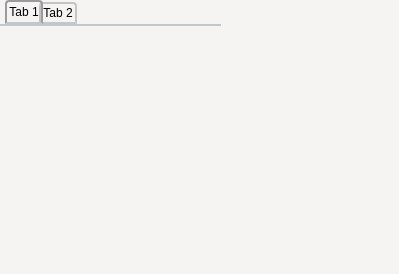
<ui version="4.0" >
 <class>MsgWindow</class>
 <widget class="QMainWindow" name="MsgWindow" >
  <property name="geometry" >
   <rect>
    <x>0</x>
    <y>0</y>
    <width>399</width>
    <height>274</height>
   </rect>
  </property>
  <property name="minimumSize" >
   <size>
    <width>399</width>
    <height>274</height>
   </size>
  </property>
  <property name="maximumSize" >
   <size>
    <width>16777215</width>
    <height>16777215</height>
   </size>
  </property>
  <property name="windowTitle" >
   <string>MainWindow</string>
  </property>
  <property name="styleSheet" >
   <string>QMainWindow {
background-color:rgb(246,243,243);
}
</string>
  </property>
  <widget class="QWidget" name="centralwidget" >
   <widget class="FxMyTabWidget" name="tabWidget" >
    <property name="geometry" >
     <rect>
      <x>0</x>
      <y>0</y>
      <width>221</width>
      <height>251</height>
     </rect>
    </property>
    <property name="styleSheet" >
     <string>QTabWidget {
background-color:rgb(246,243,243);
}
QTabWidget::pane { /* The tab widget frame */
         border-top: 2px solid #C2C7CB;
     }
     QTabWidget::tab-bar {
         left: 5px; /* move to the right by 5px */
     }
     /* Style the tab using the tab sub-control. Note that
         it reads QTabBar _not_ QTabWidget */
     QTabBar::tab {
         background: qlineargradient(x1: 0, y1: 0, x2: 0, y2: 1,
                                     stop: 0 #E1E1E1, stop: 0.4 #DDDDDD,
                                     stop: 0.5 #D8D8D8, stop: 1.0 #D3D3D3);
         border: 2px solid #C4C4C3;
         border-bottom-color: #C2C7CB; /* same as the pane color */
         border-top-left-radius: 4px;
         border-top-right-radius: 4px;
         min-width: 8ex;
         padding: 2px;
     }
     QTabBar::tab:selected, QTabBar::tab:hover {
         background: qlineargradient(x1: 0, y1: 0, x2: 0, y2: 1,
                                     stop: 0 #fafafa, stop: 0.4 #f4f4f4,
                                     stop: 0.5 #e7e7e7, stop: 1.0 #fafafa);
     }
     QTabBar::tab:selected {
         border-color: #9B9B9B;
         border-bottom-color: #C2C7CB; /* same as pane color */
     }
     QTabBar::tab:!selected {
         margin-top: 2px; /* make non-selected tabs look smaller */
     }
     /* make use of negative margins for overlapping tabs */
     QTabBar::tab:selected {
         /* expand/overlap to the left and right by 4px */
         margin-left: -4px;
         margin-right: -4px;
     }
     QTabBar::tab:first:selected {
         margin-left: 0; /* the first selected tab has nothing to overlap with on the left */
     }
     QTabBar::tab:last:selected {
         margin-right: 0; /* the last selected tab has nothing to overlap with on the right */
     }
     QTabBar::tab:only-one {
         margin: 0; /* if there is only one tab, we don't want overlapping margins */
     } </string>
    </property>
    <property name="currentIndex" >
     <number>0</number>
    </property>
    <widget class="QWidget" name="tab" >
     <attribute name="title" >
      <string>Tab 1</string>
     </attribute>
    </widget>
    <widget class="QWidget" name="tab_2" >
     <attribute name="title" >
      <string>Tab 2</string>
     </attribute>
    </widget>
   </widget>
  </widget>
 </widget>
 <customwidgets>
  <customwidget>
   <class>FxMyTabWidget</class>
   <extends>QTabWidget</extends>
   <header>fxmytabwidget.h</header>
   <container>1</container>
  </customwidget>
 </customwidgets>
 <resources/>
 <connections/>
</ui>
